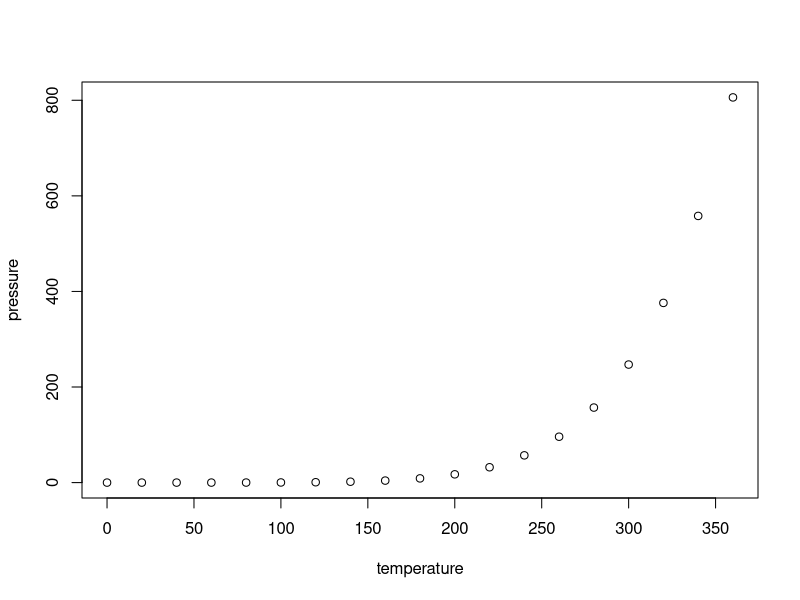
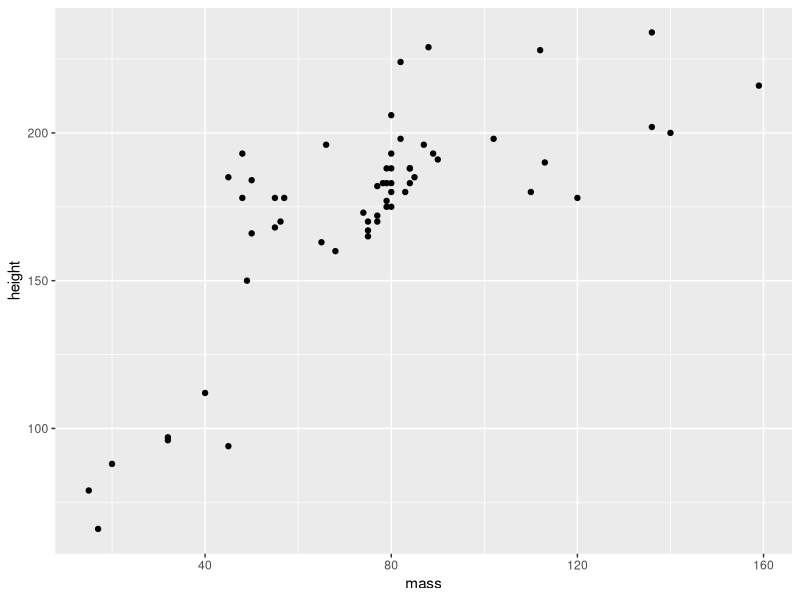

Generate these figures, in order, with R:
## ---- chunk 1
library(tidyverse)
## ---- chunk 2
summary(cars)
## ---- chunk 3
plot(pressure)
## ---- chunk 4
Smaller_StarWars <- starwars %>%
  filter(starwars$mass < 250)
Smaller_StarWars
## ---- chunk 5
ggplot(data = Smaller_StarWars) +
  geom_point(mapping = aes(x = mass, 
                           y = height))
